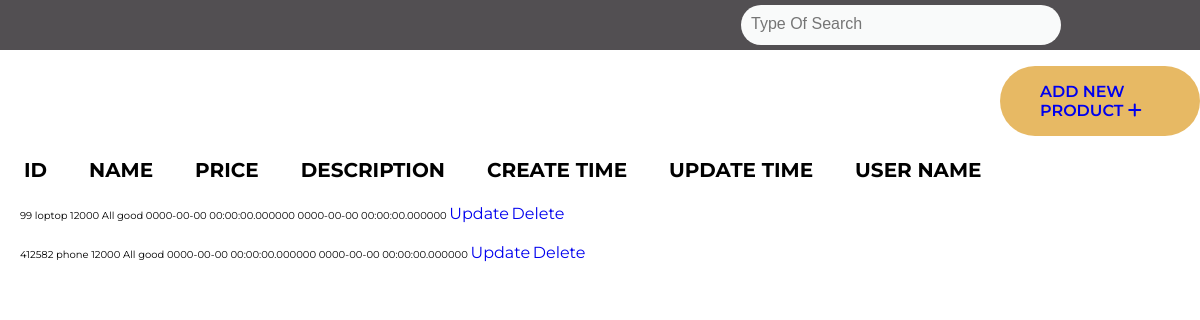
Screenshot of /Dashboard.php with the database file from the repository.
### tables this page shows
CREATE TABLE `product` (
  `Id` int(255) NOT NULL,
  `pname` varchar(255) NOT NULL,
  `price` varchar(255) NOT NULL,
  `description` varchar(255) NOT NULL,
  `ctime` datetime(6) NOT NULL,
  `utime` datetime(6) NOT NULL,
  `uname` varchar(255) NOT NULL
);

### Dashboard.php (the view, shortened to what this page needs)
<!DOCTYPE html>
<html lang="en">
<head>
    <link rel="stylesheet" href="style.css">
</head>
<body>
<div class="dash-head">
    <div class="float-right">
        <div class="search-box">
            <form action="" method="POST">
            <input type="text" class="search-txt" name="search" placeholder="Type Of Search">
        </div>
    </div>
</div>
<div class="add">
<a href="product.php" type="submit" name="submit" class="btn add-new" target="">ADD NEW PRODUCT   <i class="fas fa-plus"></i></a>
</div>
<div class="pro-tab">
    <table>
        <div class="t-data">
		<th>
			<td class="tb-data">ID</td>
			<td class="tb-data">NAME</td>
			<td class="tb-data">PRICE</td>
			<td class="tb-data">DESCRIPTION</td>
			<td class="tb-data">CREATE TIME</td>
			<td class="tb-data">UPDATE TIME</td>
			<td class="tb-data">USER NAME</td>
		</th>
        </div>
    </table>
</div>
<?php
			include 'connection.php';
			$query="select * from product";
			$proquery=mysqli_query($conn,$query);
			while($fetchdata=mysqli_fetch_assoc($proquery)){
		?>
<div class="pro-tab">
		<tr>
			<td class="tb-data"><?php echo $fetchdata['Id']; ?></td>
			<td class="tb-data"><?php echo $fetchdata['pname']; ?></td>
			<td class="tb-data"><?php echo $fetchdata['price']; ?></td>
			<td class="tb-data"><?php echo $fetchdata['description']; ?></td>
			<td class="tb-data"><?php echo $fetchdata['ctime']; ?></td>
			<td class="tb-data"><?php echo $fetchdata['utime']; ?></td>
			<td class="tb-data"><a href="update.php?idu=<?php echo $fetchdata['Id']; ?>">Update</a></td>
			<td class="tb-data"><a href="delete.php?idd=<?php echo $fetchdata['Id']; ?>">Delete</a></td>
            </div>
			 <?php
			}
			?>
		</body>
		</html>

### style.css (style rules this page uses)
* { margin: 0; padding: 0; box-sizing: border-box; }
html { font-size: 62.5%; }
body { font-family: 'Montserrat', sans-serif; line-height: 1,7; }
a { font-size: 1.6rem; text-decoration: none; }
.btn { display: inline-block; padding: 1em 2.5em; text-decoration: none; border-radius: 50px; cursor: pointer; outline: none; margin-top: 1em; text-transform: uppercase; font-weight: 500; }
.dash-head { width: 100%; background-color: rgb(82, 79, 82); height: 5rem; }
.search-box { position: absolute; left: 73%; transform: translate(-50%,-50%); background: #f9fafa; height: 40px; border-radius: 40px; margin: 2.5rem; }
.search-txt { margin: 10px; }
.search-txt { border: none; background: none; outline: none; float: left; padding: 0; color: black; font-size: 16px; transition: 0.4s; width: 300px; }
.add { margin-left: 100rem; }
.add-new { background-color: rgb(231, 185, 100); font-weight: 600; }
.pro-tab { margin: 20px 0px 0px 20px; }
.tb-data { padding-right: 4rem; font-size: 20px; font-weight: 700; }

### rows the page displays
product: Id "99", pname "loptop", price "12000", description "All good", ctime "0000-00-00 00:00:00.000000", utime "0000-00-00 00:00:00.000000"
product: Id "412582", pname "phone", price "12000", description "All good", ctime "0000-00-00 00:00:00.000000", utime "0000-00-00 00:00:00.000000"
